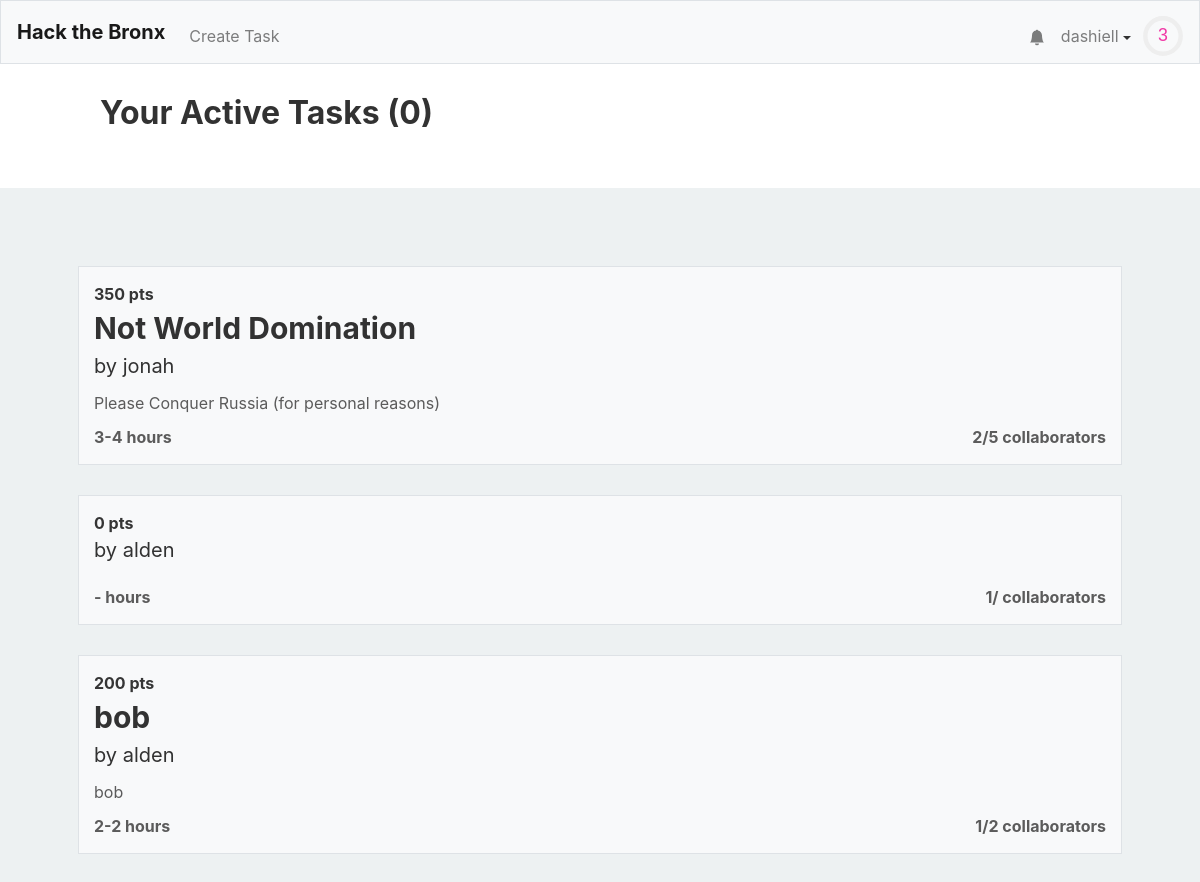
Screenshot of / (signed in) with the database file from the repository.
### tables this page shows
CREATE TABLE "users" (
	"id"	INTEGER NOT NULL UNIQUE,
	"username"	TEXT NOT NULL UNIQUE,
	"hash"	TEXT NOT NULL,
	"tasks"	BLOB,
	"points"	INTEGER NOT NULL DEFAULT 0,
	"numcomplete"	INTEGER NOT NULL DEFAULT 0,
	"notifications"	BLOB,
	PRIMARY KEY("id" AUTOINCREMENT)
);

CREATE TABLE "tasks" (
	"id"	INTEGER NOT NULL UNIQUE,
	"title"	TEXT NOT NULL,
	"description"	TEXT,
	"languages"	BLOB,
	"image"	TEXT,
	"hmin"	INTEGER,
	"hmax"	INTEGER,
	"cmax"	INTEGER,
	"collaborators"	TEXT,
	"creator"	INTEGER,
	PRIMARY KEY("id" AUTOINCREMENT)
);

### application.py (the view)
@app.route("/")
@login_required
def index():
    alltasks = db.execute("SELECT * FROM tasks")
    tasks = []
    other_tasks = []
    for task in alltasks:
        lst = None
        if (task['creator'] == session['user_id'] or session['user_id'] in debyte(task['collaborators'])):
            lst = tasks
        else:
            lst = other_tasks
        creator = get_user_from_id(task['creator'],db)
        task['creator'] = creator["username"]
        task["collaborators-count"] = len(debyte(task['collaborators']))
        task["points"] = calculate_points(task)
        if not (lst == other_tasks and (task["collaborators-count"] == task["cmax"])):
            lst.append(task)
    return render_template("index.html",len=len,active_tasks = tasks,tasks = other_tasks,user=getuser(session, db))

### application.py (called while the page is built)
@app.after_request
def after_request(response):
    response.headers["Cache-Control"] = "no-cache, no-store, must-revalidate"
    response.headers["Expires"] = 0
    response.headers["Pragma"] = "no-cache"
    return response

### helpers.py (called while the page is built)
def login_required(f):
    @wraps(f)
    def decorated_function(*args, **kwargs):
        if session.get("user_id") is None:
            return redirect("/login")
        return f(*args, **kwargs)
    return decorated_function

def debyte(obj):
    return pickle.loads(obj)

def getuser(session, db):
    user =  db.execute("SELECT * FROM users WHERE id = :id", id=session["user_id"])[0]
    user["level"]=int(user['points']**.5//10)
    user["level-progress"] = (user['points']**.5%8)/(((user["level"]+1)*10)**2)
    return user

def get_user_from_id(id, db):
    user =  db.execute("SELECT * FROM users WHERE id = :id", id=id)[0]
    user["level"]=int(user['points']**.5//10)
    user["level-progress"] = (user['points']**.5%8)/(((user["level"]+1)*10)**2)
    return user

def calculate_points(task):
    if task['hmin'] and task['hmax']:
        total = int(min((task['hmin']+task['hmax'])/2 * 100, 500))
    else:
        total = 0
    return total

### templates/index.html (shortened to what this page needs)
{% extends "layout.html" %}
{% block head %}
    <link href="/static/browse.css" rel="stylesheet">
{% endblock %}
{% block mainnocont %}
	<div class="active-task-wrapper">
		<h1>Your Active Tasks ({{len(active_tasks)}})</h1>
	</div>
{% endblock %}
{% block main %}
	{% for task in tasks %}
		<a class = "div-link" href="/task/{{task.id}}">
			<div class="task">
				<span class="task-points">{{ task["points"] }} pts</span>
				<span class="task-name">{{ task["title"] }}</span>
				<span class="task-creator">by {{ task["creator"] }}</span>
				<span class="task-desc">{{ task["description"] }}</span>
				<div class="task-stats">
					<span class="task-time">{{ task["hmin"] }}-{{ task["hmax"] }} hours</span>
					<span class="task-collaborator-count">{{ task["collaborators-count"] }}/{{ task["cmax"] }} collaborators</span>
				</div>
			</div>
		</a>
	{% endfor %}
{% endblock %}

### templates/layout.html (shortened to what this page needs)
<!DOCTYPE html>
<html lang="en">
    <head>
        <link href="https://maxcdn.bootstrapcdn.com/bootstrap/4.1.3/css/bootstrap.min.css" rel="stylesheet">
        {% block head %}{% endblock %}
        <link href="/static/styles.css" rel="stylesheet">
    </head>
    <body>
        <nav style = "height: 8vh" class="navbar navbar-expand-md navbar-light bg-light border">
            <a class="navbar-brand" href="/"><b>Hack the Bronx</b></a>
            <div class="collapse navbar-collapse" id="navbar">
                {% if session.user_id %}
                    <ul class="navbar-nav mt-2">
                        <li class="nav-item"><a class="nav-link" href="/taskCreation">Create Task</a></li>
                    </ul>
                    <ul class="navbar-nav ml-auto mt-2">
                        <li style="position: relative; transform:translateX(8px) translateY(7.5px);"class="nav-item"><a class="nav-link" href="/notifications"><svg xmlns="http://www.w3.org/2000/svg" width="16" height="16" fill="currentColor" class="bi bi-bell-fill" viewBox="0 0 16 16">
  <path d="M8 16a2 2 0 0 0 2-2H6a2 2 0 0 0 2 2zm.995-14.901a1 1 0 1 0-1.99 0A5.002 5.002 0 0 0 3 6c0 1.098-.5 6-2 7h14c-1.5-1-2-5.902-2-7 0-2.42-1.72-4.44-4.005-4.901z"/>
</svg></a></li>
                        <li class="nav-item">
                            <div id="user-information-dropdown">
                              <button onclick="showUserDropdown()" id="user-information-dropname" class="nav-link">{{ session.user_name }} <span class="dropdown-caret"></span></button>
                            </div>
                        </li>
                        <li class="nav-item">
                            <div style = "margin-left: -4px;">
                                <svg viewBox="0 0 36 36" style="transform: translateY(8px); width: 40px;">
                                    <path class="level-display-bg"
                                d="M18 2.0845
                                  a 15.9155 15.9155 0 0 1 0 31.831
                                  a 15.9155 15.9155 0 0 1 0 -31.831"
                              />
                                  <path class = "level-display"
                                    d="M18 2.0845
                                      a 15.9155 15.9155 0 0 1 0 31.831
                                      a 15.9155 15.9155 0 0 1 0 -31.831"
                                    fill="none"
                                    stroke="#444";
                                    stroke-width="1";
                                    stroke-dasharray="{{ user["level-progress"] }}, 100";
                                  />
                                  <text x="18" y="22.8" class="level">{{user["level"]}}</text>
                                </svg>
                            </div>
                        </li>
                    </ul>
                {% endif %}
            </div>
        </nav>
        {% block mainnocont %}{% endblock %}
        <main class="container p-5">
            {% block main %}{% endblock %}
        </main>
    </body>
</html>

### static/browse.css (style rules this page uses)
h1,h2,span { color: #323232; }
.task, .atask { margin: 30px 0; background: #F8F9FA; border: 1px solid #DEE2E6; padding: 15px; display: flex; flex-direction: column; transition: .1s; }
.task-name { font-size: 30px; font-weight: bold; }
.task-creator { font-size: 20px; color: #323232; }
.task-desc { color: #5B5B5B; margin: 10px 0; width: 100%; white-space: nowrap; overflow: hidden; text-overflow: ellipsis; }
.task-points, .task-time, .task-collaborator-count { color: #5B5B5B; font-weight: bold; }
.task-points { color: #353535; }
.task-stats { display: flex; justify-content: space-between; width: 100%; }
.active-task-wrapper { padding: 30px 100px 40px; background: white; width: 100%; }
.active-task-wrapper h1 { font-size: 2em; margin-bottom: .5em; font-weight: bold; }
body { background: #EDF1F2; }

### static/styles.css (style rules this page uses)
#user-information-dropname { background: none; padding: 16px; border: none; cursor: pointer; }
.dropdown-caret { display: inline-block; width: 0; height: 0; vertical-align: middle; content: ""; border-style: solid; border-width: 4px 4px 0; border-right-color: transparent; border-bottom-color: transparent; border-left-color: transparent; }
#user-information-dropname { position: relative; display: inline-block; }
.level { fill: #F037A5; font-family: sans-serif; font-size: 1em; text-anchor: middle; }

### rows the page displays
users: user_name "dashiell"
tasks: points "350", title "Not World Domination", creator "jonah", description "Please Conquer Russia (for personal reasons)", hmin "3", hmax "4", task "2", cmax "5"
tasks: points "0", creator "alden", task "1"
tasks: points "200", title "bob", creator "alden", description "bob", hmin "2", hmax "2", task "1", cmax "2"

### other values shown
{{ user["level"] }} "3"
{{ len(active_tasks) }} "0"
